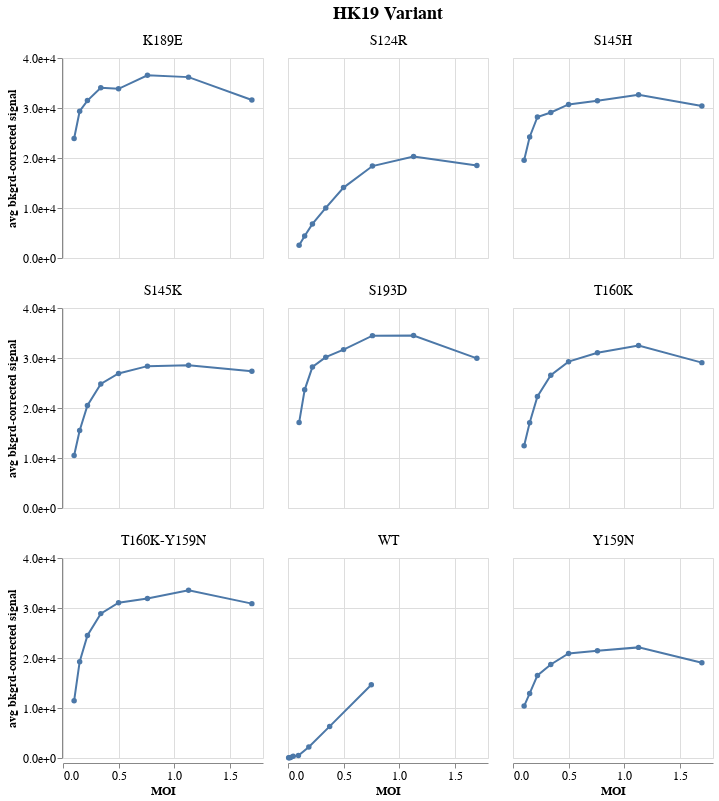

Notebook code for this chart:
### Code cell
moi_curves = (
    alt.Chart(data)
    .encode(
        x=alt.X('MOI', 
                title='MOI',
               ),
        y=alt.Y(
            'avg',
            title='avg bkgrd-corrected signal',
            axis=alt.Axis(format=".1e")
        ),
        tooltip=['MOI'],
        facet=alt.Facet('Variant:N', 
                        title='HK19 Variant',
                        columns=3,
                        header=alt.Header(
                            labelFontSize=14,
                            titleFontSize=18
                        )
                       )
    )
    .mark_line(point=True)
    .properties(width=200, height=200)
    # .resolve_scale(x='independent')
    .configure_axis(
        titleFontSize=12,
        labelFontSize=12
    )
)

moi_curves

### Figure 1 — Vega-Lite specification as saved in the notebook (floating-point values rounded to 4 significant figures)
{"config": {"view": {"continuousWidth": 300, "continuousHeight": 300}, "axis": {"labelFontSize": 12, "titleFontSize": 12}}, "data": {"name": "data-8bf9f15328ca1a88924ddf5a35c877f4"}, "mark": {"type": "line", "point": true}, "encoding": {"facet": {"columns": 3, "field": "Variant", "header": {"labelFontSize": 14, "titleFontSize": 18}, "title": "HK19 Variant", "type": "nominal"}, "tooltip": [{"field": "MOI", "type": "quantitative"}], "x": {"field": "MOI", "title": "MOI", "type": "quantitative"}, "y": {"axis": {"format": ".1e"}, "field": "avg", "title": "avg bkgrd-corrected signal", "type": "quantitative"}}, "height": 200, "width": 200, "$schema": "https://vega.github.io/schema/vega-lite/v5.8.0.json", "datasets": {"data-8bf9f15328ca1a88924ddf5a35c877f4": [{"Variant": "S124R", "IP/well": 68000.0, "MOI": 1.7, "rep1": 18608, "rep2": 18393, "avg": 18500.0}, {"Variant": "S124R", "IP/well": 45300.0, "MOI": 1.13, "rep1": 19519, "rep2": 21039, "avg": 20280.0}, {"Variant": "S124R", "IP/well": 30200.0, "MOI": 0.76, "rep1": 18311, "rep2": 18462, "avg": 18390.0}, {"Variant": "S124R", "IP/well": 20100.0, "MOI": 0.5, "rep1": 13816, "rep2": 14340, "avg": 14080.0}, {"Variant": "S124R", "IP/well": 13400.0, "MOI": 0.34, "rep1": 9848, "rep2": 10196, "avg": 10020.0}, {"Variant": "S124R", "IP/well": 8950.0, "MOI": 0.22, "rep1": 7133, "rep2": 6511, "avg": 6822.0}, {"Variant": "S124R", "IP/well": 5970.0, "MOI": 0.15, "rep1": 4337, "rep2": 4435, "avg": 4386.0}, {"Variant": "S124R", "IP/well": 3980.0, "MOI": 0.1, "rep1": 2491, "rep2": 2605, "avg": 2548.0}, {"Variant": "Y159N", "IP/well": 68000.0, "MOI": 1.7, "rep1": 19004, "rep2": 19117, "avg": 19060.0}, {"Variant": "Y159N", "IP/well": 45300.0, "MOI": 1.13, "rep1": 21797, "rep2": 22450, "avg": 22120.0}, {"Variant": "Y159N", "IP/well": 30200.0, "MOI": 0.76, "rep1": 21670, "rep2": 21242, "avg": 21460.0}, {"Variant": "Y159N", "IP/well": 20100.0, "MOI": 0.5, "rep1": 21405, "rep2": 20423, "avg": 20910.0}, {"Variant": "Y159N", "IP/well": 13400.0, "MOI": 0.34, "rep1": 17658, "rep2": 19732, "avg": 18700.0}, {"Variant": "Y159N", "IP/well": 8950.0, "MOI": 0.22, "rep1": 16635, "rep2": 16384, "avg": 16510.0}, {"Variant": "Y159N", "IP/well": 5970.0, "MOI": 0.15, "rep1": 12300, "rep2": 13512, "avg": 12910.0}, {"Variant": "Y159N", "IP/well": 3980.0, "MOI": 0.1, "rep1": 10470, "rep2": 10285, "avg": 10380.0}, {"Variant": "T160K", "IP/well": 68000.0, "MOI": 1.7, "rep1": 28888, "rep2": 29259, "avg": 29070.0}, {"Variant": "T160K", "IP/well": 45300.0, "MOI": 1.13, "rep1": 32070, "rep2": 32942, "avg": 32510.0}, {"Variant": "T160K", "IP/well": 30200.0, "MOI": 0.76, "rep1": 30932, "rep2": 31159, "avg": 31050.0}, {"Variant": "T160K", "IP/well": 20100.0, "MOI": 0.5, "rep1": 28735, "rep2": 29798, "avg": 29270.0}, {"Variant": "T160K", "IP/well": 13400.0, "MOI": 0.34, "rep1": 25598, "rep2": 27547, "avg": 26570.0}, {"Variant": "T160K", "IP/well": 8950.0, "MOI": 0.22, "rep1": 22107, "rep2": 22496, "avg": 22300.0}, {"Variant": "T160K", "IP/well": 5970.0, "MOI": 0.15, "rep1": 16894, "rep2": 17230, "avg": 17060.0}, {"Variant": "T160K", "IP/well": 3980.0, "MOI": 0.1, "rep1": 12676, "rep2": 12233, "avg": 12450.0}, {"Variant": "T160K-Y159N", "IP/well": 68000.0, "MOI": 1.7, "rep1": 32369, "rep2": 29378, "avg": 30870.0}, {"Variant": "T160K-Y159N", "IP/well": 45300.0, "MOI": 1.13, "rep1": 33518, "rep2": 33577, "avg": 33550.0}, {"Variant": "T160K-Y159N", "IP/well": 30200.0, "MOI": 0.76, "rep1": 31624, "rep2": 32168, "avg": 31900.0}, {"Variant": "T160K-Y159N", "IP/well": 20100.0, "MOI": 0.5, "rep1": 31513, "rep2": 30605, "avg": 31060.0}, {"Variant": "T160K-Y159N", "IP/well": 13400.0, "MOI": 0.34, "rep1": 28768, "rep2": 28985, "avg": 28880.0}, {"Variant": "T160K-Y159N", "IP/well": 8950.0, "MOI": 0.22, "rep1": 24942, "rep2": 24077, "avg": 24510.0}, {"Variant": "T160K-Y159N", "IP/well": 5970.0, "MOI": 0.15, "rep1": 18965, "rep2": 19562, "avg": 19260.0}, {"Variant": "T160K-Y159N", "IP/well": 3980.0, "MOI": 0.1, "rep1": 11666, "rep2": 11225, "avg": 11450.0}, {"Variant": "K189E", "IP/well": 68000.0, "MOI": 1.7, "rep1": 31498, "rep2": 31705, "avg": 31600.0}, {"Variant": "K189E", "IP/well": 45300.0, "MOI": 1.13, "rep1": 35938, "rep2": 36412, "avg": 36180.0}, {"Variant": "K189E", "IP/well": 30200.0, "MOI": 0.76, "rep1": 36447, "rep2": 36610, "avg": 36530.0}, {"Variant": "K189E", "IP/well": 20100.0, "MOI": 0.5, "rep1": 33127, "rep2": 34543, "avg": 33840.0}, {"Variant": "K189E", "IP/well": 13400.0, "MOI": 0.34, "rep1": 33717, "rep2": 34384, "avg": 34050.0}, {"Variant": "K189E", "IP/well": 8950.0, "MOI": 0.22, "rep1": 31479, "rep2": 17233, "avg": 31480.0}, {"Variant": "K189E", "IP/well": 5970.0, "MOI": 0.15, "rep1": 28839, "rep2": 29852, "avg": 29350.0}, {"Variant": "K189E", "IP/well": 3980.0, "MOI": 0.1, "rep1": 23577, "rep2": 24217, "avg": 23900.0}, {"Variant": "S193D", "IP/well": 68000.0, "MOI": 1.7, "rep1": 30559, "rep2": 29307, "avg": 29930.0}, {"Variant": "S193D", "IP/well": 45300.0, "MOI": 1.13, "rep1": 34154, "rep2": 34852, "avg": 34500.0}, {"Variant": "S193D", "IP/well": 30200.0, "MOI": 0.76, "rep1": 33895, "rep2": 35054, "avg": 34470.0}, {"Variant": "S193D", "IP/well": 20100.0, "MOI": 0.5, "rep1": 31456, "rep2": 31897, "avg": 31680.0}, {"Variant": "S193D", "IP/well": 13400.0, "MOI": 0.34, "rep1": 30551, "rep2": 29782, "avg": 30170.0}, {"Variant": "S193D", "IP/well": 8950.0, "MOI": 0.22, "rep1": 28510, "rep2": 27915, "avg": 28210.0}, {"Variant": "S193D", "IP/well": 5970.0, "MOI": 0.15, "rep1": 23830, "rep2": 23430, "avg": 23630.0}, {"Variant": "S193D", "IP/well": 3980.0, "MOI": 0.1, "rep1": 17249, "rep2": 16906, "avg": 17080.0}, {"Variant": "S145H", "IP/well": 68000.0, "MOI": 1.7, "rep1": 30291, "rep2": 30501, "avg": 30400.0}, {"Variant": "S145H", "IP/well": 45300.0, "MOI": 1.13, "rep1": 32204, "rep2": 33064, "avg": 32630.0}, {"Variant": "S145H", "IP/well": 30200.0, "MOI": 0.76, "rep1": 31349, "rep2": 31578, "avg": 31460.0}, {"Variant": "S145H", "IP/well": 20100.0, "MOI": 0.5, "rep1": 29927, "rep2": 31517, "avg": 30720.0}, {"Variant": "S145H", "IP/well": 13400.0, "MOI": 0.34, "rep1": 28615, "rep2": 29600, "avg": 29110.0}, {"Variant": "S145H", "IP/well": 8950.0, "MOI": 0.22, "rep1": 28350, "rep2": 28059, "avg": 28200.0}, {"Variant": "S145H", "IP/well": 5970.0, "MOI": 0.15, "rep1": 24523, "rep2": 23877, "avg": 24200.0}, {"Variant": "S145H", "IP/well": 3980.0, "MOI": 0.1, "rep1": 19684, "rep2": 19437, "avg": 19560.0}, {"Variant": "S145K", "IP/well": 68000.0, "MOI": 1.7, "rep1": 27365, "rep2": 27306, "avg": 27340.0}, {"Variant": "S145K", "IP/well": 45300.0, "MOI": 1.13, "rep1": 29041, "rep2": 28016, "avg": 28530.0}, {"Variant": "S145K", "IP/well": 30200.0, "MOI": 0.76, "rep1": 28180, "rep2": 28569, "avg": 28370.0}, {"Variant": "S145K", "IP/well": 20100.0, "MOI": 0.5, "rep1": 26295, "rep2": 27530, "avg": 26910.0}, {"Variant": "S145K", "IP/well": 13400.0, "MOI": 0.34, "rep1": 24882, "rep2": 24741, "avg": 24810.0}, {"Variant": "S145K", "IP/well": 8950.0, "MOI": 0.22, "rep1": 20522, "rep2": 20497, "avg": 20510.0}, {"Variant": "S145K", "IP/well": 5970.0, "MOI": 0.15, "rep1": 15572, "rep2": 15431, "avg": 15500.0}, {"Variant": "S145K", "IP/well": 3980.0, "MOI": 0.1, "rep1": 10402, "rep2": 10573, "avg": 10490.0}, {"Variant": "WT", "IP/well": 30000.0, "MOI": 0.75, "rep1": 14766, "rep2": 14511, "avg": 14640.0}, {"Variant": "WT", "IP/well": 15000.0, "MOI": 0.375, "rep1": 6510, "rep2": 6127, "avg": 6318.0}, {"Variant": "WT", "IP/well": 7500.0, "MOI": 0.1875, "rep1": 2388, "rep2": 2010, "avg": 2199.0}, {"Variant": "WT", "IP/well": 3750.0, "MOI": 0.09375, "rep1": 749, "rep2": 263, "avg": 506.0}, {"Variant": "WT", "IP/well": 1875.0, "MOI": 0.04688, "rep1": 537, "rep2": 127, "avg": 332.0}, {"Variant": "WT", "IP/well": 937.5, "MOI": 0.02344, "rep1": 191, "rep2": -19, "avg": 86.0}, {"Variant": "WT", "IP/well": 468.8, "MOI": 0.01172, "rep1": 162, "rep2": -39, "avg": 61.5}, {"Variant": "WT", "IP/well": 234.4, "MOI": 0.005859, "rep1": 104, "rep2": -27, "avg": 38.5}]}}
